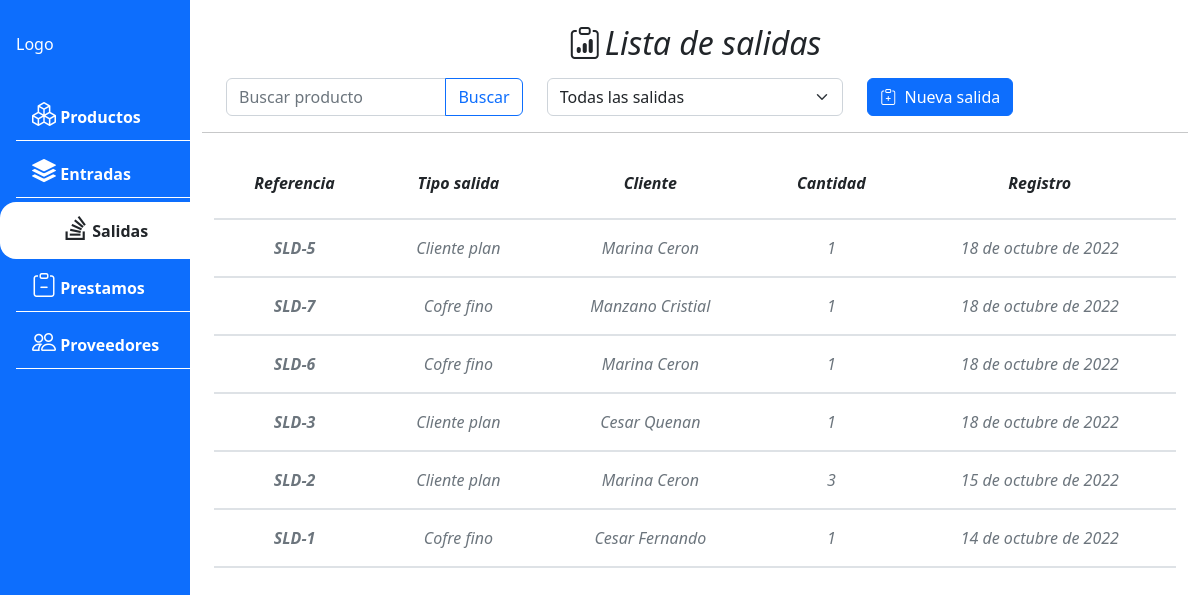
/output/list/, run on the app's committed database.
### apps/product_output/models.py (models this page shows, shortened)
class ProductOutput(BaseModel):
    reference = models.CharField(max_length = 50, blank = False, null = False, unique = True)
    output_type = models.ForeignKey(OutputType, on_delete = models.CASCADE)
    identifier = models.CharField(max_length = 50, blank = False, null = False)
    name_client = models.CharField(max_length = 50, blank = False, null = False)
    description = models.TextField(max_length = 1000, blank = True)
    price_total = models.PositiveIntegerField(default=0)
    quantity = models.PositiveSmallIntegerField(default = 0,blank=False, null=False)
    invoice_number = models.CharField(max_length = 50, blank = False, null = False, unique = True)
    class Meta:
        verbose_name = "Salida"
        ordering = ['-id']

class OutputType(BaseModel):
    name = models.CharField(max_length = 50, blank = False, null = False)
    class Meta:
        verbose_name = "Tipo de salida"
    def __str__(self):
        return f'{self.name}'

### apps/product_output/views.py (the view)
# urls.py: path('list/',ProductOutputListView.as_view(), name = 'product_output_list'),
class ProductOutputListView(ListView):
    model = ProductOutput
    template_name = 'output/output_list.html'
    def get_context_data(self, **kwargs):
        context = super().get_context_data(**kwargs)
        context["output_type"] = OutputType.objects.filter().values('id','name')
        return context

### apps/product_output/templates/output/output_list.html (shortened to what this page needs)
{%extends 'core/base.html' %}
{%load static%}
{%block content %}
<div class="row px-4 ">
    <h2 class="d-flex justify-content-center pb-2"><i class="bi bi-clipboard-data pe-1"></i> Lista de salidas </h2>
    <div class="input-group col">
        <input type="text" class="form-control" id="input_search" placeholder="Buscar producto"
            aria-describedby="btn_search" onkeyup='product_autocomplete()'>
        <button class="btn btn-outline-primary" type="button" id="btn_search"
            onclick="filtrar_producto_nombre()">Buscar</button>
    </div>
    <div class="col">
        <select class="form-select" id="select_category" onchange="filter_output()">
            <option value="-1">Todas las salidas</option>
        </select>
    </div>
    <div class="d-grid gap-2 col d-md-flex">
        <button type="button" class="btn btn-primary" data-bs-toggle="modal" data-bs-target="#output-form-modal">
            <i class="bi bi-clipboard-plus pe-1"></i> Nueva salida
        </button>
    </div>
</div>
<hr>
<div class="row px-4">
    <table class="table my-table table-hover text-center fst-italic">
        <thead class="fw-semibold">
            <tr>
                <th>Referencia</th>
                <th>Tipo salida</th>
                <th>Cliente</th>
                <th>Cantidad</th>
                <th>Registro</th>
            </tr>
        </thead>
        <tbody id="output-table-list">
            {% for out in object_list %}
            <tr id='tr-list-{{out.id}}' class="text-muted" onclick='output_detail({{out.id}})' >
                <th>{{out.reference}}</th>
                <td>{{out.output_type}}</td>
                <td>{{out.name_client}}</td>
                <td>{{out.quantity}}</td>
                <td>{{out.created_date}}</td>
            </tr>
            {% endfor %}
        </tbody>
    </table>
</div>
{%endblock%}

### static/css/style.css (style rules this page uses)
.my-table thead tr { line-height:2.3rem; }
.table>:not(caption)>*>* { border-bottom-width: 2px; padding: 1rem 1rem; }

### data on the page
ProductOutput: reference "SLD-5", output_type "Cliente plan", name_client "Marina Ceron", quantity "1", created_date "18 de octubre de 2022"
ProductOutput: reference "SLD-7", output_type "Cofre fino", name_client "Manzano Cristial", quantity "1", created_date "18 de octubre de 2022"
ProductOutput: reference "SLD-6", output_type "Cofre fino", name_client "Marina Ceron", quantity "1", created_date "18 de octubre de 2022"
ProductOutput: reference "SLD-3", output_type "Cliente plan", name_client "Cesar Quenan", quantity "1", created_date "18 de octubre de 2022"
ProductOutput: reference "SLD-2", output_type "Cliente plan", name_client "Marina Ceron", quantity "3", created_date "15 de octubre de 2022"
ProductOutput: reference "SLD-1", output_type "Cofre fino", name_client "Cesar Fernando", quantity "1", created_date "14 de octubre de 2022"
